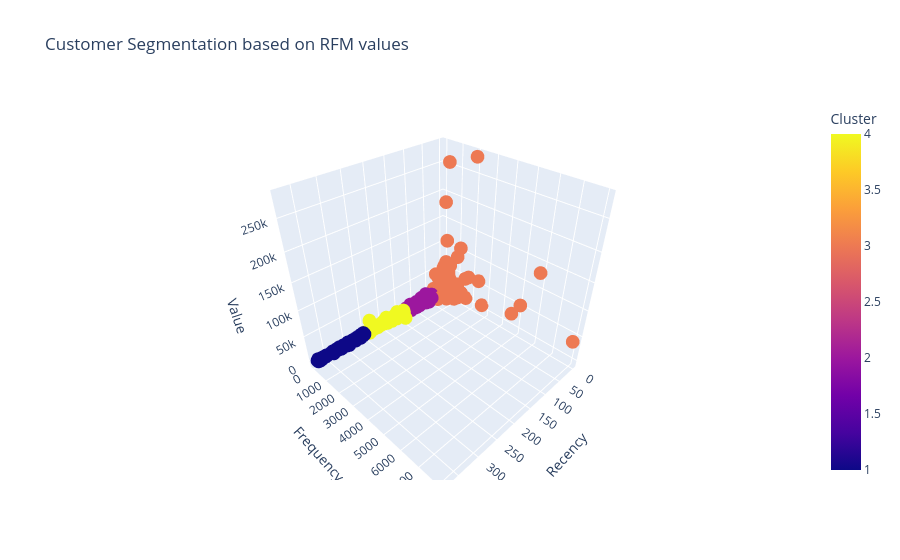

Notebook source saved alongside this figure:
### Code cell
fig = px.scatter_3d(df_rfm, x='Recency', y='Frequency', z='Value', color='cluster',
                    title='Customer Segmentation based on RFM values',
                    labels={'Recency': 'Recency', 'Frequency': 'Frequency', 'Value': 'Value', 'cluster': 'Cluster'})
fig.show()

### Figure 1 — Plotly figure (JSON) as saved in the notebook; plotly's stock layout.template omitted (floating-point values rounded to 4 significant figures; data arrays with more than 128 entries replaced by an {"elided": "..."} marker saying what was removed)
{"data": [{"hovertemplate": "Recency=%{x}<br>Frequency=%{y}<br>Value=%{z}<br>Cluster=%{marker.color}<extra></extra>", "legendgroup": "", "marker": {"color": {"elided": "4372 int values"}, "coloraxis": "coloraxis", "symbol": "circle"}, "mode": "markers", "name": "", "scene": "scene", "showlegend": false, "type": "scatter3d", "x": {"elided": "4372 int values"}, "y": {"elided": "4372 int values"}, "z": {"elided": "4372 float values"}}], "layout": {"coloraxis": {"colorbar": {"title": {"text": "Cluster"}}, "colorscale": [[0, "#0d0887"], [0.1111, "#46039f"], [0.2222, "#7201a8"], [0.3333, "#9c179e"], [0.4444, "#bd3786"], [0.5556, "#d8576b"], [0.6667, "#ed7953"], [0.7778, "#fb9f3a"], [0.8889, "#fdca26"], [1, "#f0f921"]]}, "legend": {"tracegroupgap": 0}, "scene": {"domain": {"x": [0, 1], "y": [0, 1]}, "xaxis": {"title": {"text": "Recency"}}, "yaxis": {"title": {"text": "Frequency"}}, "zaxis": {"title": {"text": "Value"}}}, "title": {"text": "Customer Segmentation based on RFM values"}}}
